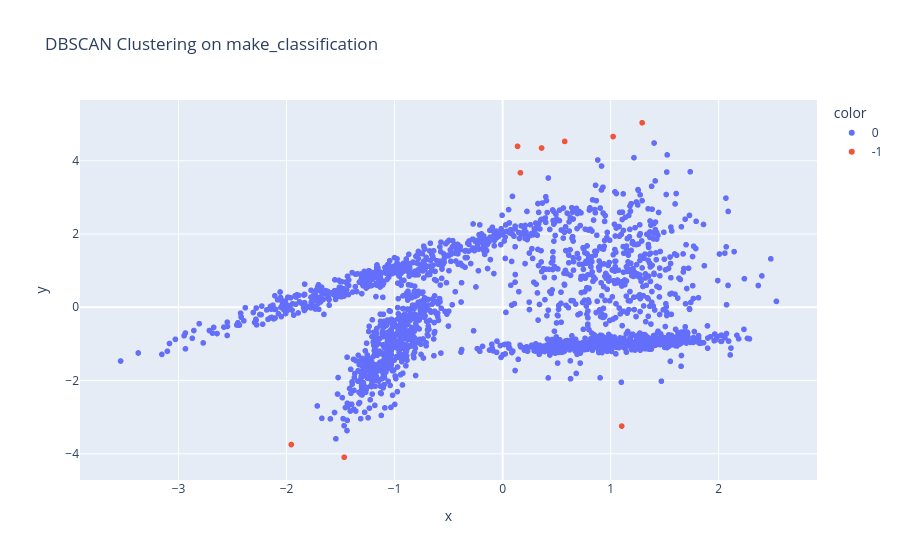

Write notebook code for a chart like this one.
### Markdown cell above
#### make_classification

### Code cell
dbscan = DBSCAN(eps=0.5, min_samples=5)
labels_dbscan = dbscan.fit_predict(X_class)
fig = px.scatter(x=X_class[:,0], y=X_class[:,1], color=labels_dbscan.astype(str), title="DBSCAN Clustering on make_classification")
fig.show()

### Figure 1 — Plotly figure (JSON) as saved in the notebook; plotly's stock layout.template omitted (floating-point values rounded to 4 significant figures; data arrays with more than 128 entries replaced by an {"elided": "..."} marker saying what was removed)
{"data": [{"hovertemplate": "color=0<br>x=%{x}<br>y=%{y}<extra></extra>", "legendgroup": "0", "marker": {"color": "#636efa", "symbol": "circle"}, "mode": "markers", "name": "0", "showlegend": true, "type": "scattergl", "x": {"elided": "1991 float values"}, "xaxis": "x", "y": {"elided": "1991 float values"}, "yaxis": "y"}, {"hovertemplate": "color=-1<br>x=%{x}<br>y=%{y}<extra></extra>", "legendgroup": "-1", "marker": {"color": "#EF553B", "symbol": "circle"}, "mode": "markers", "name": "-1", "showlegend": true, "type": "scattergl", "x": [0.138, -1.956, 1.023, -1.466, 1.292, 1.102, 0.3603, 0.1645, 0.5745], "xaxis": "x", "y": [4.393, -3.747, 4.66, -4.094, 5.037, -3.244, 4.348, 3.671, 4.528], "yaxis": "y"}], "layout": {"legend": {"title": {"text": "color"}, "tracegroupgap": 0}, "title": {"text": "DBSCAN Clustering on make_classification"}, "xaxis": {"anchor": "y", "domain": [0, 1], "title": {"text": "x"}}, "yaxis": {"anchor": "x", "domain": [0, 1], "title": {"text": "y"}}}}
